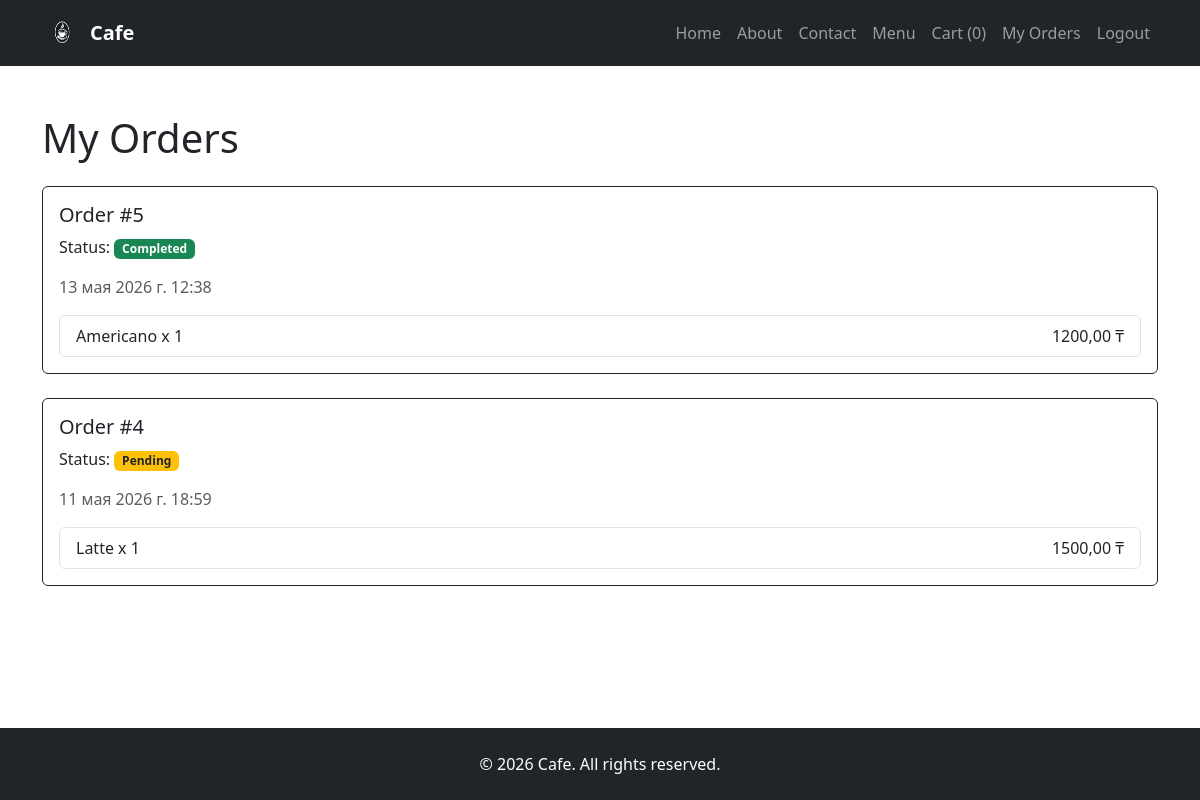
The page /cart/my-orders/ (signed in) on the database as committed earlier.
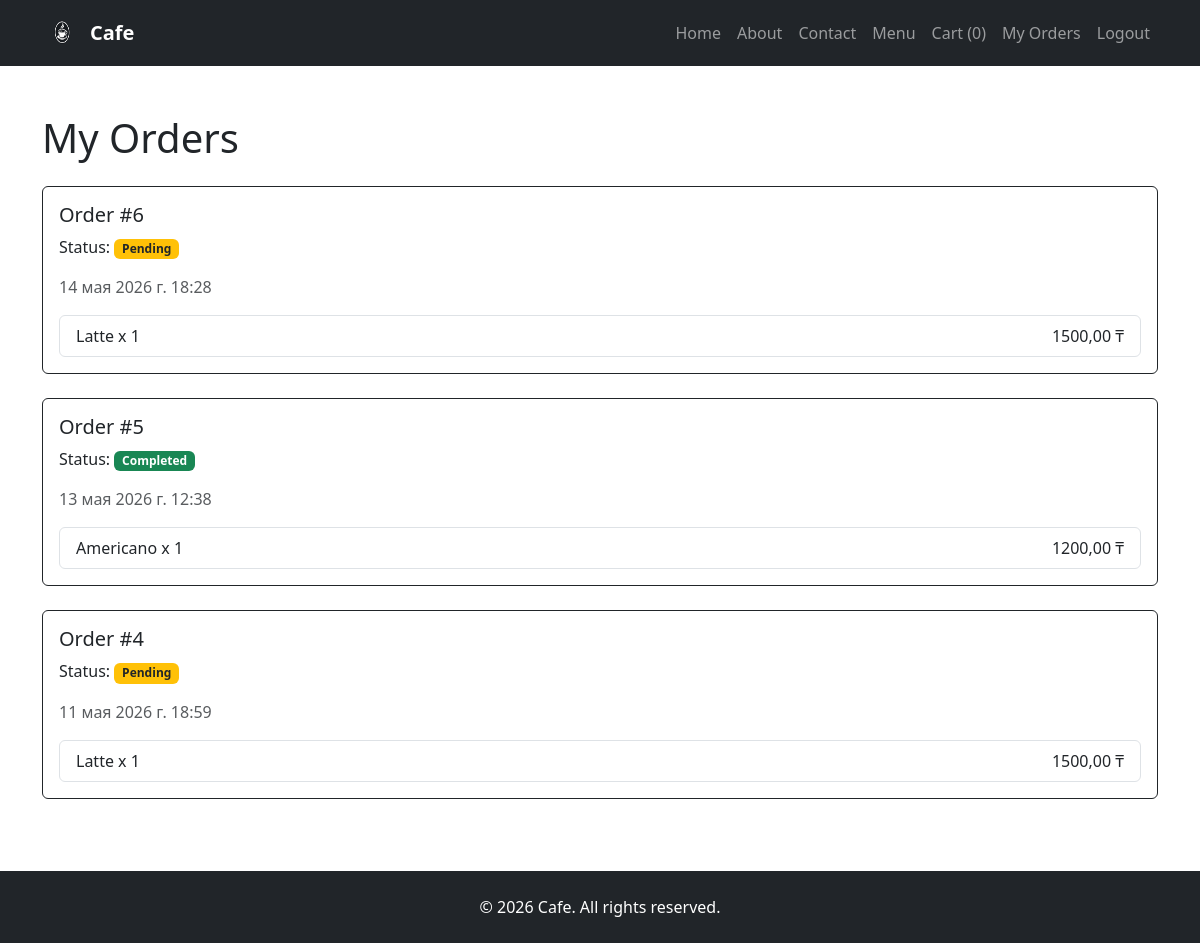
The same page on the database as committed later.
### orders/models.py (models this page shows, shortened)
class Order(models.Model):
    name=models.CharField(max_length=100)
    phone=models.CharField(max_length=15)
    address=models.TextField()
    created_at=models.DateTimeField(auto_now_add=True)
    status=models.CharField(choices=STATUS_CHOICES,default='pending',max_length=20)
    user=models.ForeignKey(User,on_delete=models.CASCADE,
                           related_name='orders',
                           null=True,
                           blank=True,)

class OrderItem(models.Model):
    order=models.ForeignKey(Order,on_delete=models.CASCADE,
                            related_name='items')
    product=models.ForeignKey(Product,on_delete=models.CASCADE)
    price=models.DecimalField(max_digits=10,decimal_places=2)
    quantity=models.PositiveIntegerField(default=1)

### menu/models.py (models this page shows, shortened)
class Product(models.Model):
    category = models.ForeignKey(Category, on_delete=models.CASCADE)
    name = models.CharField(max_length=200)
    description = models.TextField(blank=True, null=True)
    price = models.DecimalField(max_digits=10, decimal_places=2)
    image = models.ImageField(upload_to='menu/',blank=True, null=True)
    available = models.BooleanField(default=True)

### orders/views.py (the view)
# urls.py: path('my-orders/',my_orders,name='my_orders'),
@login_required
def my_orders(request):
    orders=Order.objects.filter(user=request.user).order_by('-created_at')
    return render(request,'orders/my_orders.html',{'orders':orders})

### orders/cart.py (called while the page is built)
    def __len__(self):
        return sum(item['quantity'] for item in self.cart.values())

### orders/context_processors.py (called while the page is built)
def cart(request):
    return {'cart':Cart(request)}

### orders/templates/orders/my_orders.html (shortened to what this page needs)
{% extends 'base.html' %}
{% block content %}
<h1 class="mb-4">My Orders</h1>
{% for order in orders %}
<div class="card border-dark mb-4">
    <div class="card-body">
        <h5>
            Order #{{ order.id }}
        </h5>
     <p class="mt-2">
    Status:
    {% if order.status == 'pending' %}
        <span class="badge bg-warning text-dark">
            Pending
        </span>
    {% elif order.status == 'preparing' %}
        <span class="badge bg-primary">
            Preparing
        </span>
    {% elif order.status == 'delivering' %}
        <span class="badge bg-info text-dark">
            Delivering
        </span>
    {% elif order.status == 'completed' %}
        <span class="badge bg-success">
            Completed
        </span>
    {% endif %}
</p>
        <p class="text-muted">
            {{ order.created_at }}
        </p>
        <ul class="list-group">
            {% for item in order.items.all %}
            <li class="list-group-item d-flex justify-content-between">
                <span>
                    {{ item.product.name }}
                    x {{ item.quantity }}
                </span>
                <span>
                    {{ item.price }} ₸
                </span>
            </li>
            {% endfor %}
        </ul>
    </div>
</div>
{% empty %}
<p>You have no orders yet.</p>
{% endfor %}
{% endblock %}

Rows that differ between the two databases and show on the page:
added Order: id "6", status "Pending", created_at "14 мая 2026 г. 18:28"
added OrderItem: product.name "Latte", quantity "1", price "1500,00", shown under "6"
